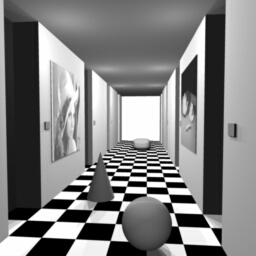
%> input picture lab2/assets/corridorl.jpg, 256 x 256 px
$ octave stereo_vision.m   (GNU Octave 9; MATLAB toolbox functions it lacks are replaced by stand-ins)
%> lines starting %> are read from the running program, lines starting %| are printed output that depends on the picture
%% Lab 2 - 3D Stereo Vision Implementation
% This script implements disparity map computation for stereo image pairs
% using SSD (Sum of Squared Differences) matching

clear; close all; clc;

%% Configuration Parameters
TEMPLATE_HEIGHT = 11;
TEMPLATE_WIDTH = 11;
MAX_DISP = 15;  % Maximum disparity search range
ASSET_PATH = 'assets/';

%% Part (b): Load Synthetic Stereo Pair
fprintf('Loading synthetic stereo pair...\n');

% Load corridor images
imgLeftPath = fullfile(ASSET_PATH, 'corridorl.jpg');
imgRightPath = fullfile(ASSET_PATH, 'corridorr.jpg');
groundTruthPath = fullfile(ASSET_PATH, 'corridor_disp.jpg');

imgLeft = imread(imgLeftPath);
%> imgLeft is the input picture: size 256x256x3 uint8; min 0, max 255, mean 127.8
imgRight = imread(imgRightPath);
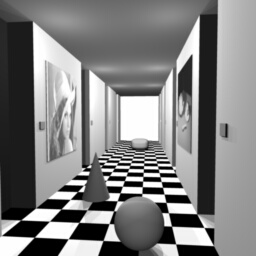
%> input picture lab2/assets/corridorr.jpg, 256 x 256 px
%> imgRight is the input picture: size 256x256x3 uint8; min 0, max 255, mean 128
groundTruthDisp = imread(groundTruthPath);
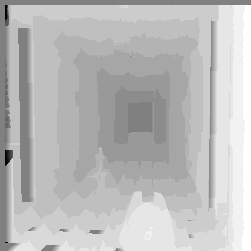
%> input picture lab2/assets/corridor_disp.jpg, 251 x 251 px
%> groundTruthDisp is the input picture: size 251x251 uint8; min 0, max 255, mean 187.4

% Convert to grayscale if needed
if ndims(imgLeft) == 3
    imgLeftGray = rgb2gray(imgLeft);
else
    imgLeftGray = imgLeft;
end

if ndims(imgRight) == 3
    imgRightGray = rgb2gray(imgRight);
else
    imgRightGray = imgRight;
end

if ndims(groundTruthDisp) == 3
    groundTruthDisp = rgb2gray(groundTruthDisp);
end

% Convert ground truth to double for proper display
groundTruthDisp = double(groundTruthDisp);
%> groundTruthDisp: size 251x251 double

fprintf('Synthetic images loaded successfully.\n');
fprintf('Image dimensions: %d x %d\n', size(imgLeftGray, 1), size(imgLeftGray, 2));
%| Image dimensions: 256 x 256
fprintf('Ground truth range: [%.2f, %.2f]\n', min(groundTruthDisp(:)), max(groundTruthDisp(:)));
%| Ground truth range: [0.00, 255.00]

%% Part (c): Compute Disparity Map for Synthetic Images
fprintf('\nComputing disparity map for synthetic stereo pair...\n');

tic;
disparityMapSynthetic = computeDisparityMapSSD(imgLeftGray, imgRightGray, ...
                                               TEMPLATE_HEIGHT, TEMPLATE_WIDTH, ...
                                               MAX_DISP);
%> after the loop in computeDisparityMapSSD, `for d = -maxDisparity : maxDisparity`:
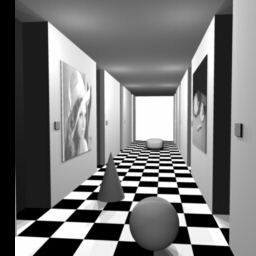
%> shiftedRight: size 256x256 double; min 0, max 255, mean 118.6
%> after the loop in computeDisparityMapSSD, `for d = -maxDisparity : maxDisparity`: disparityIdx = 32
%> in computeDisparityMapSSD, `dispMap(1:halfH, :) = 0;`: dispMap: size 256x256 double; min -15, max 15, mean 4.73
%> in computeDisparityMapSSD, `dispMap(end-halfH+1:end, :) = 0;`: dispMap: size 256x256 double; min -15, max 15, mean 4.6
%> in computeDisparityMapSSD, `dispMap(:, 1:halfW) = 0;`: dispMap: size 256x256 double; min -15, max 15, mean 4.66
%> in computeDisparityMapSSD, `dispMap(:, end-halfW+1:end) = 0;`: dispMap: size 256x256 double; min -15, max 15, mean 4.47
elapsedTime = toc;

fprintf('Disparity map computed in %.2f seconds.\n', elapsedTime);
fprintf('Disparity range: [%.2f, %.2f]\n', min(disparityMapSynthetic(:)), max(disparityMapSynthetic(:)));
%| Disparity range: [-15.00, 15.00]

% Display results
figure('Name', 'Synthetic Stereo - Corridor', 'NumberTitle', 'off', 'Position', [100, 100, 1600, 400]);
subplot(1, 4, 1);
imshow(imgLeftGray);
title('Left Image (Reference)');

subplot(1, 4, 2);
imshow(imgRightGray);
title('Right Image');

subplot(1, 4, 3);
imshow(disparityMapSynthetic, [-15 15]);
title('Computed Disparity Map (SSD)');
colormap(gca, 'gray');
colorbar;

subplot(1, 4, 4);
imshow(groundTruthDisp, []);
title('Ground Truth');
colormap(gca, 'gray');
colorbar;

%% Part (d): Compute Disparity Map for Real Stereo Images
fprintf('\n--- Processing Real Stereo Images ---\n');

% Load triclops images
imgLeftRealPath = fullfile(ASSET_PATH, 'triclopsi2l.jpg');
imgRightRealPath = fullfile(ASSET_PATH, 'triclopsi2r.jpg');
groundTruthRealPath = fullfile(ASSET_PATH, 'triclopsid.jpg');

imgLeftReal = imread(imgLeftRealPath);
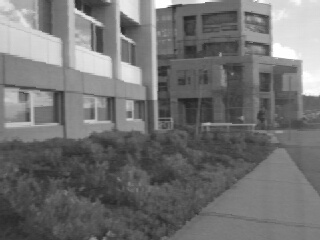
%> input picture lab2/assets/triclopsi2l.jpg, 320 x 240 px
%> imgLeftReal is the input picture: size 240x320x3 uint8; min 33, max 255, mean 114
imgRightReal = imread(imgRightRealPath);
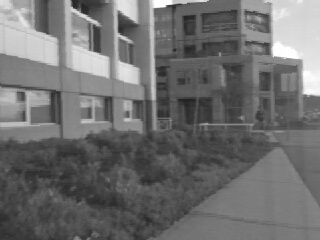
%> input picture lab2/assets/triclopsi2r.jpg, 320 x 240 px
%> imgRightReal is the input picture: size 240x320x3 uint8; min 35, max 255, mean 110.9
groundTruthReal = imread(groundTruthRealPath);
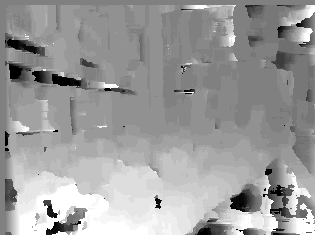
%> input picture lab2/assets/triclopsid.jpg, 315 x 235 px
%> groundTruthReal is the input picture: size 235x315 uint8; min 0, max 255, mean 156.5

% Convert to grayscale if needed
if ndims(imgLeftReal) == 3
    imgLeftRealGray = rgb2gray(imgLeftReal);
else
    imgLeftRealGray = imgLeftReal;
end

if ndims(imgRightReal) == 3
    imgRightRealGray = rgb2gray(imgRightReal);
else
    imgRightRealGray = imgRightReal;
end

if ndims(groundTruthReal) == 3
    groundTruthReal = rgb2gray(groundTruthReal);
end

% Convert ground truth to double for proper display
groundTruthReal = double(groundTruthReal);
%> groundTruthReal: size 235x315 double

fprintf('Real stereo images loaded successfully.\n');
fprintf('Image dimensions: %d x %d\n', size(imgLeftRealGray, 1), size(imgLeftRealGray, 2));
%| Image dimensions: 240 x 320

% Compute disparity map
fprintf('Computing disparity map for real stereo pair...\n');
tic;
disparityMapReal = computeDisparityMapSSD(imgLeftRealGray, imgRightRealGray, ...
                                          TEMPLATE_HEIGHT, TEMPLATE_WIDTH, ...
                                          MAX_DISP);
%> call 2 of computeDisparityMapSSD, with templateHeight = 11, templateWidth = 11, maxDisparity = 15
%> in computeDisparityMapSSD (call 2), `dispMap(1:halfH, :) = 0;`: dispMap: size 240x320 double; min -15, max 15, mean 3.41
%> in computeDisparityMapSSD (call 2), `dispMap(end-halfH+1:end, :) = 0;`: dispMap: size 240x320 double; min -15, max 15, mean 3.28
%> in computeDisparityMapSSD (call 2), `dispMap(:, 1:halfW) = 0;`: dispMap: size 240x320 double; min -15, max 15, mean 3.33
%> in computeDisparityMapSSD (call 2), `dispMap(:, end-halfW+1:end) = 0;`:
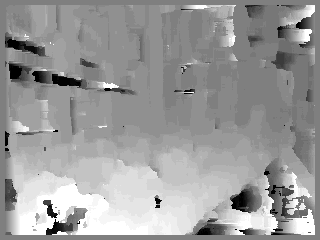
%> dispMap: size 240x320 double; min -15, max 15, mean 3.27; drawn with min black and max white
elapsedTimeReal = toc;

fprintf('Disparity map computed in %.2f seconds.\n', elapsedTimeReal);
fprintf('Disparity range: [%.2f, %.2f]\n', min(disparityMapReal(:)), max(disparityMapReal(:)));
%| Disparity range: [-15.00, 15.00]

% Display results
figure('Name', 'Real Stereo - Triclops', 'NumberTitle', 'off', 'Position', [100, 100, 1600, 400]);
subplot(1, 4, 1);
imshow(imgLeftRealGray);
title('Left Image (Reference)');

subplot(1, 4, 2);
imshow(imgRightRealGray);
title('Right Image');

subplot(1, 4, 3);
imshow(disparityMapReal, [-15 15]);
title('Computed Disparity Map (SSD)');
colormap(gca, 'gray');
colorbar;

subplot(1, 4, 4);
imshow(groundTruthReal, []);
title('Ground Truth');
colormap(gca, 'gray');
colorbar;

%% Part (a): Function to Compute Disparity Map using SSD
function dispMap = computeDisparityMapSSD(leftImg, rightImg, templateHeight, templateWidth, maxDisparity)
    % Convert to double for precision
    leftImg = double(leftImg);
    rightImg = double(rightImg);

    [rows, cols] = size(leftImg);

    % Initialize disparity map and cost volume
    dispMap = zeros(rows, cols);
    costVolume = inf(rows, cols, 2*maxDisparity + 1);

    % Create template matching kernel (ones for SSD computation)
    templateKernel = ones(templateHeight, templateWidth);

    fprintf('  Computing disparity map...\n');

    % Loop only over disparity values
    disparityIdx = 1;
    for d = -maxDisparity : maxDisparity
        % Shift right image by disparity d
        if d < 0
            % Negative disparity: shift right
            shiftedRight = [rightImg(:, -d+1:end), zeros(rows, -d)];
        elseif d > 0
            % Positive disparity: shift left
            shiftedRight = [zeros(rows, d), rightImg(:, 1:end-d)];
        else
            % Zero disparity: no shift
            shiftedRight = rightImg;
        end

        % Compute squared differences using vectorization
        sqDiff = (leftImg - shiftedRight) .^ 2;

        % Use conv2 to sum over template windows
        ssdMap = conv2(sqDiff, templateKernel, 'same');

        % Store in cost volume
        costVolume(:, :, disparityIdx) = ssdMap;
        disparityIdx = disparityIdx + 1;
    end

    fprintf('  Finding minimum cost disparities...\n');

    % Find disparity with minimum cost at each pixel
    [~, minIdx] = min(costVolume, [], 3);

    % Convert indices to actual disparity values
    dispMap = minIdx - (maxDisparity + 1);

    % Handle border regions by setting to zero
    halfH = floor(templateHeight / 2);
    halfW = floor(templateWidth / 2);
    dispMap(1:halfH, :) = 0;
    dispMap(end-halfH+1:end, :) = 0;
    dispMap(:, 1:halfW) = 0;
    dispMap(:, end-halfW+1:end) = 0;
end
